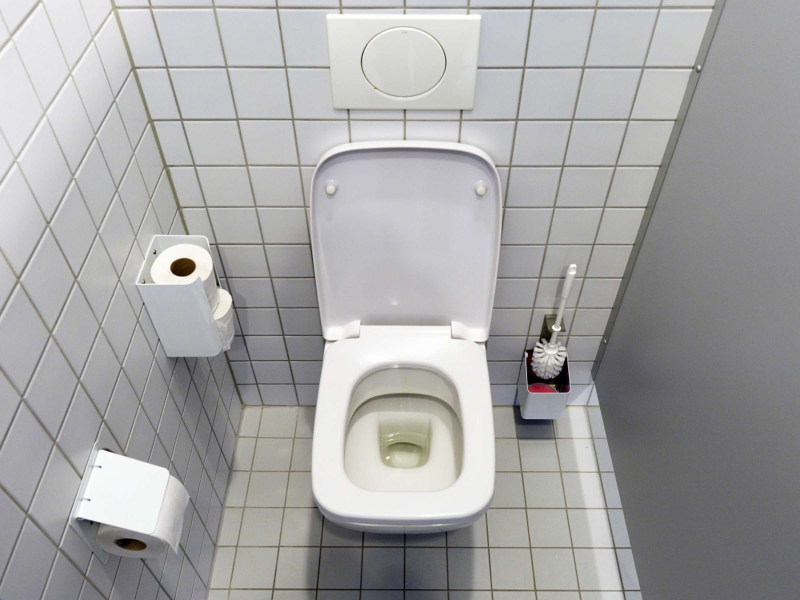
#> input picture AugmentationProgramm/input/1990221-1902535183-wc-steine-toilette-reinigen-2uQH6He42xe9.jpg, 2400 x 1800 px (shown at 1/3 size)
$ python -i Augmentation_V2.py   (imports and definitions only)
#> lines starting #> are read from the running program, lines starting #| are printed output that depends on the picture
# Dependencies
import os

from PIL import Image, UnidentifiedImageError
import numpy

import albumentations
import cv2

from colorama import Fore, Back, Style

# Variables
inputDir = r'input'
outputDir = r'output'

currentIndex = 0

# region Albumentations
# [5 lines that did not run here, left out]
# [4 lines that did not run here, left out]
# [3 lines that did not run here, left out]
# [4 lines that did not run here, left out]
# [4 lines that did not run here, left out]
# [3 lines that did not run here, left out]
# [3 lines that did not run here, left out]
#endregion

#region Functions
# [30 lines left out: functions augment, doAugmentation, saveAll, not called in this run]

def initializeBaseImage(imagePath):
    # Convert Image to correct RGB-Array
    imageRaw = Image.open(imagePath).convert('RGB')
#> imageRaw is the input picture: PIL image 2400x1800 RGB; mean R, G, B 166.1, 165.6, 165.9
    r, g, b = imageRaw.split()
    imageRaw = Image.merge('RGB', (b, g, r))
    imageData = numpy.array(imageRaw)

    # Resize Image
    target_height = 640
    (h, w) = imageData.shape[:2]
#> h = 1800; w = 2400
    shortSide = min(h, w)
#> shortSide = 1800
    target_scale = target_height / shortSide
#> target_scale = 0.356
    imageData_sized = cv2.resize(imageData, None, fx = target_scale, fy = target_scale)
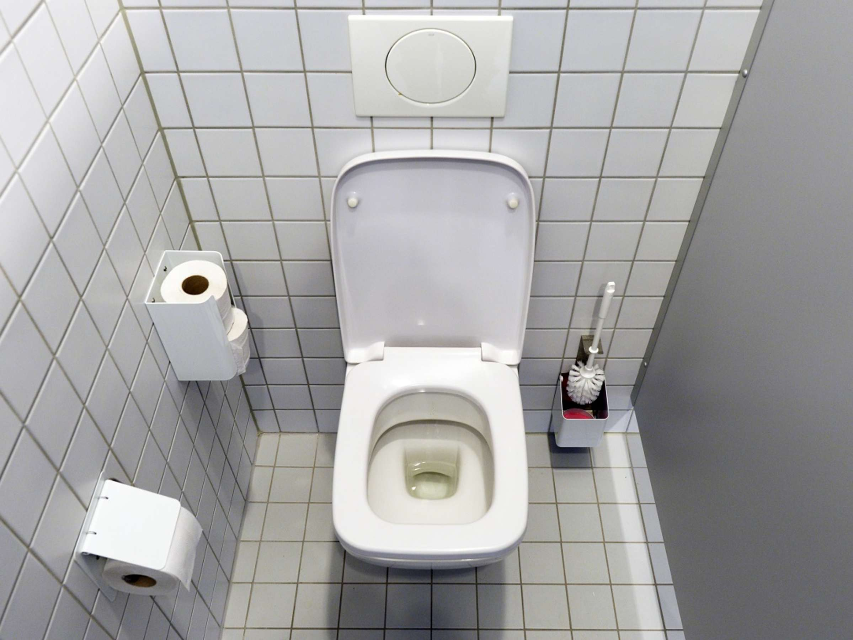
#> imageData_sized: shape (640, 853, 3); mean B, G, R 165.8, 165.6, 166

    return [(imageData_sized, 'AUG_')]

# [17 lines left out: function generateImageMeta, not called in this run]

#endregion

# Main
# [24 lines not run here, left out]

>>> result = initializeBaseImage('input/1990221-1902535183-wc-steine-toilette-reinigen-2uQH6He42xe9.jpg')
#> result = 1 item
